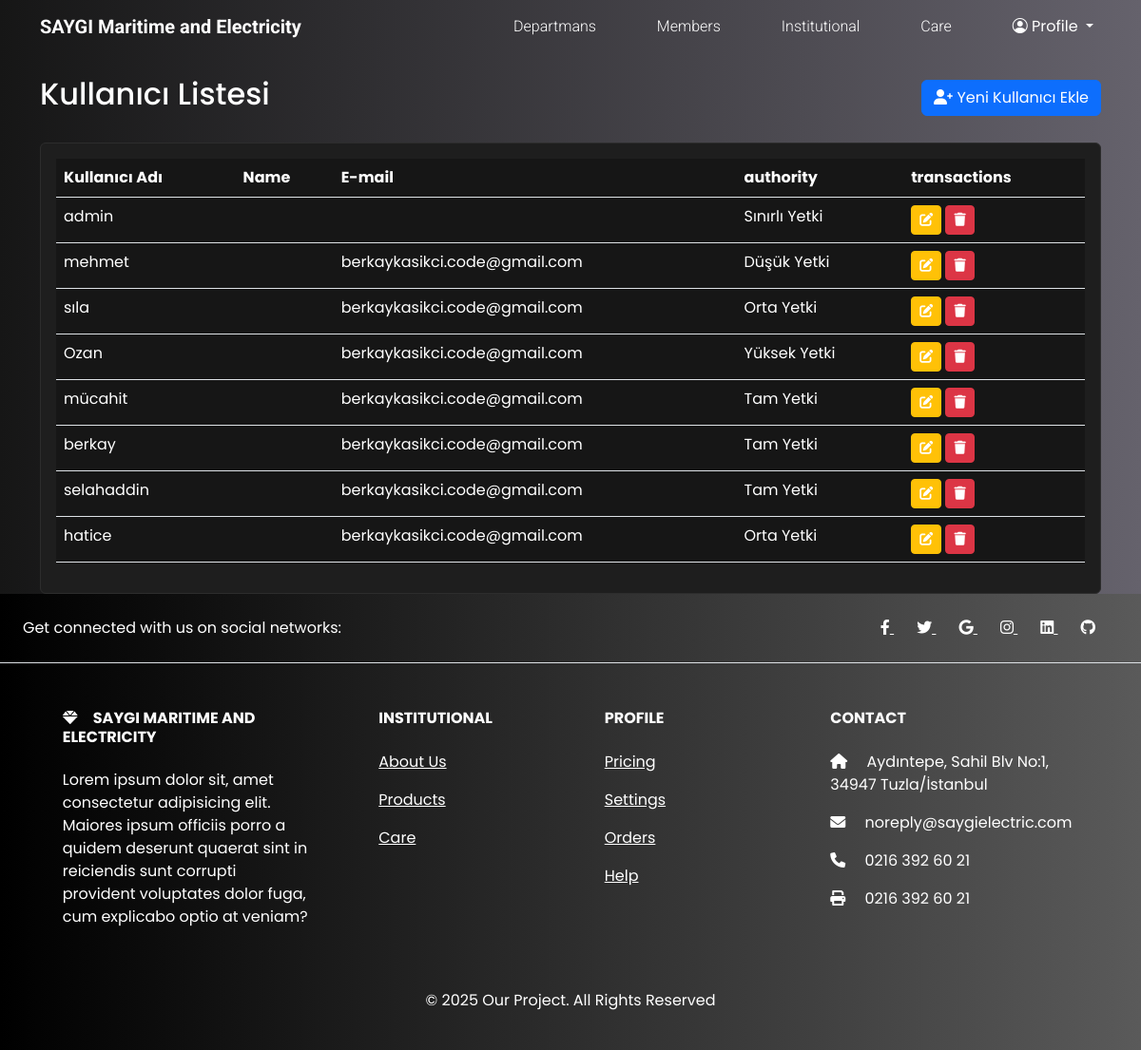
Screenshot of /users/ (signed in) with the database file from the repository.
### jobs/models.py (models this page shows, shortened)
class CustomUser(AbstractUser):
    YETKI_CHOICES = [
        ("yetki1", "Tam Yetki"),
        ("yetki2", "Yüksek Yetki"),
        ("yetki3", "Orta Yetki"),
        ("yetki4", "Düşük Yetki"),
        ("yetki5", "Sınırlı Yetki"),
    ]
    phone_number = models.CharField(
        _("Telefon Numarası"), max_length=15, blank=True, null=True
    )
    department = models.ForeignKey(
        "Department",
        on_delete=models.SET_NULL,
        null=True,
        blank=True,
        verbose_name=_("Departman"),
    )
    yetki = models.CharField(
        _("Yetki Seviyesi"), max_length=10, choices=YETKI_CHOICES, default="yetki5"
    )

### jobs/views.py (the view)
# urls.py: path("users/", user_list, name="user_list"),
@user_passes_test(is_superuser)
def user_list(request):
    users = CustomUser.objects.all()
    return render(request, "users/list.html", {"users": users})

### jobs/views.py (called while the page is built)
def is_superuser(user):
    return user.is_superuser

### jobs/templates/users/list.html (shortened to what this page needs)
{% extends "base.html" %}
{% load i18n %}
{% load static %}
{% block content %}
    <div class="container mt-4">
        <div class="d-flex justify-content-between align-items-center mb-4">
            <h2>{% trans "Kullanıcı Listesi" %}</h2>
            <a href="{% url 'signup' %}" class="btn btn-primary">
                <i class="fas fa-user-plus"></i> {% trans "Yeni Kullanıcı Ekle" %}
            </a>
        </div>
        <div class="card">
            <div class="card-body">
                <div class="table-responsive">
                    <table class="table table-hover">
                        <thead>
                            <tr>
                                <th>{% trans "Kullanıcı Adı" %}</th>
                                <th>{% trans "Name" %}</th>
                                <th>{% trans "E-mail" %}</th>
                                <th>{% trans "authority" %}</th>
                                <th>{% trans "transactions" %}</th>
                            </tr>
                        </thead>
                        <tbody>
                            {% for user in users %}
                                <tr>
                                    <td>{{ user.username }}</td>
                                    <td>{{ user.get_full_name }}</td>
                                    <td>{{ user.email }}</td>
                                    <td>{{ user.get_yetki_display }}</td>
                                    <td>
                                        <a href="{% url 'user_edit' user.id %}" class="btn btn-sm btn-warning">
                                            <i class="fas fa-edit"></i>
                                        </a>
                                        <a href="{% url 'user_delete' user.id %}"
                                           class="btn btn-sm btn-danger"
                                           onclick="return confirm('{% blocktrans %} Are you sure you want to delete this user?{% endblocktrans %}')">
                                            <i class="fas fa-trash"></i>
                                        </a>
                                    </td>
                                </tr>
                            {% empty %}
                                <tr>
                                    <td colspan="6" class="text-center">{% trans "Henüz kullanıcı bulunmamaktadır." %}</td>
                                </tr>
                            {% endfor %}
                        </tbody>
                    </table>
                </div>
            </div>
        </div>
    </div>
{% endblock content %}

### jobs/static/css/style.css (style rules this page uses)
body { background:linear-gradient(to right, #161616, #65626c) !important; color: #ffffff !important; }
:root { --bs-font-sans-serif: 'Poppins', sans-serif !important; --bs-emphasis-color-rgb: 255, 255, 255 !important; --bs-body-color: #ffffff !important; --bs-secondary-color:rgb(197 197 197 / 75%) !important; --bs-secondary-rgb: 243, 188, 43 !important; --bs-link-color-rgb: 255, 255, 255; --bs-body-bg: #161616 !important; --bs-dark-rgb: 22, 22, 22 !important; --bs-light-rgb: 255, 255, 255 !important; --bs-primary-rgb: 13, 110, 253 !important; --bs-secondary-rgb: 243, 188, 43 !important; --bs-success-rgb: 25, 135, 84 !important; --bs-info-rgb: 13, 202, 240 !important; --bs-warning-rgb: 255, 193, 7 !important; --bs-danger-rgb: 220, 53, 69 !important; }
* { color: #ffffff !important; }
.card { background-color: #1e1e1e !important; border-color: #2d2d2d !important; color: #ffffff !important; }
.card-body { color: #ffffff !important; }
.table { color: #ffffff !important; }
a { color: #ffffff !important; }
.btn { color: #ffffff !important; }
::placeholder { color: #ffffff !important; opacity: 0.7; }

### rows the page displays
CustomUser: username "admin", yetki "Sınırlı Yetki"
CustomUser: username "mehmet", email "berkaykasikci.code@gmail.com", yetki "Düşük Yetki"
CustomUser: username "sıla", email "berkaykasikci.code@gmail.com", yetki "Orta Yetki"
CustomUser: username "Ozan", email "berkaykasikci.code@gmail.com", yetki "Yüksek Yetki"
CustomUser: username "mücahit", email "berkaykasikci.code@gmail.com", yetki "Tam Yetki"
CustomUser: username "berkay", email "berkaykasikci.code@gmail.com", yetki "Tam Yetki"
CustomUser: username "selahaddin", email "berkaykasikci.code@gmail.com", yetki "Tam Yetki"
CustomUser: username "hatice", email "berkaykasikci.code@gmail.com", yetki "Orta Yetki"
